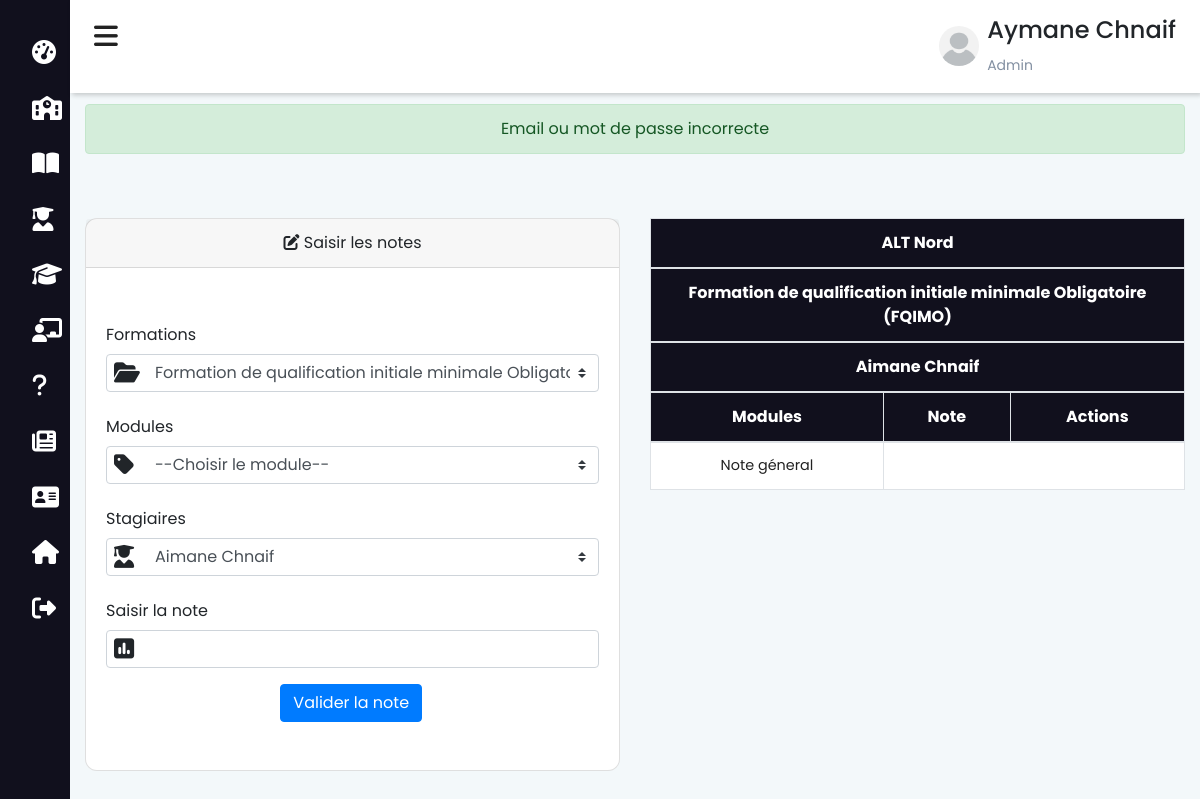
Page /admin/saisir-notes?id=138 (signed in) on the earlier database version.
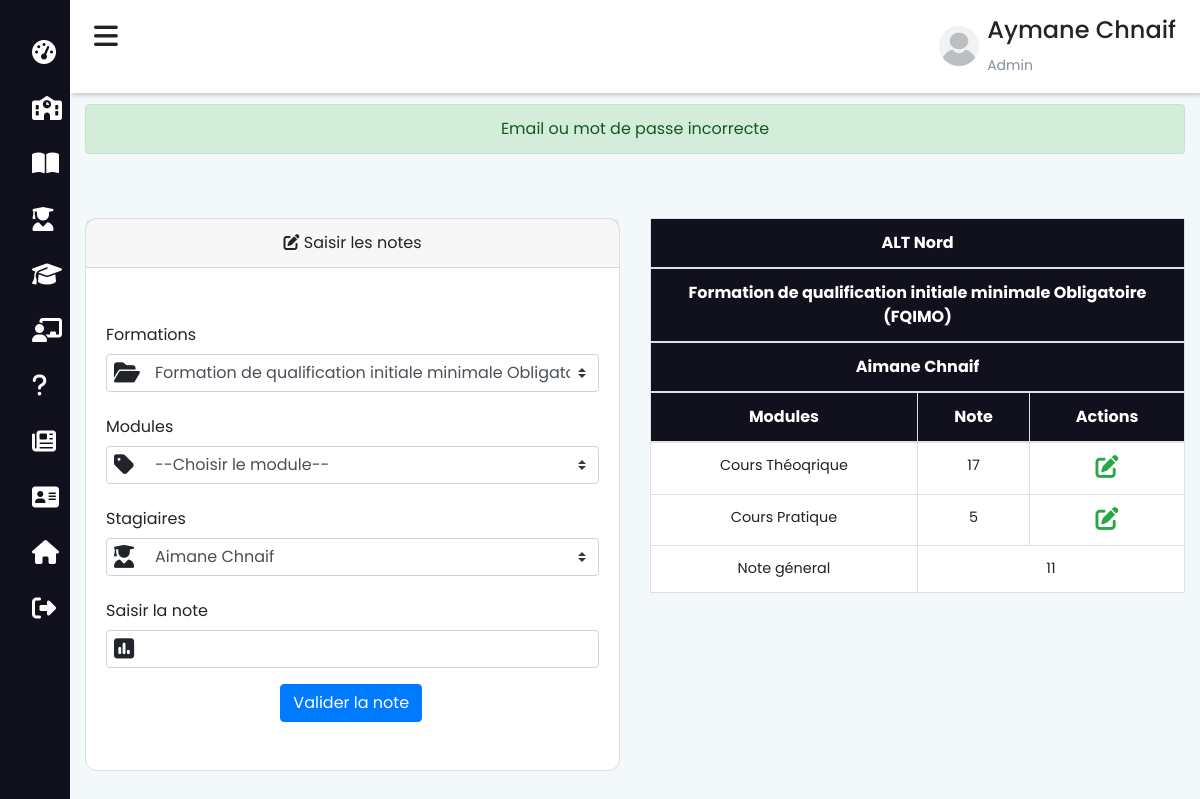
Same page on the later database version.
### tables this page shows
CREATE TABLE `note` (
  `not_id` int(11) NOT NULL,
  `not_formation` int(11) NOT NULL,
  `not_matiere` int(11) NOT NULL,
  `not_etudiant` int(11) NOT NULL,
  `not_note` float NOT NULL
);

CREATE TABLE `matiere` (
  `mat_id` int(11) NOT NULL,
  `mat_formation` int(11) NOT NULL,
  `mat_nom` varchar(200) NOT NULL,
  `mat_nom_arab` varchar(200) NOT NULL,
  `mat_duree` int(11) NOT NULL,
  `mat_prof` varchar(200) NOT NULL,
  `mat_prof_arab` varchar(200) NOT NULL
);

### functions/db.php (called while the page is built, shortened)
<?php
    class DBController{
        protected $host = "localhost";
        protected $user = "root";
        protected $password = "";
        protected $db = "ecole";
        public function __construct(){
            $this->conn = mysqli_connect($this->host, $this->user, $this->password, $this->db);
        }
    }
?>

### session.php (called while the page is built, shortened)
<?php
    require("functions/db.php");
    require("functions/etudiant.php");
    $db = new DBController();
    $data = new Etudiant($db);
?>

### functions/etudiant.php (called while the page is built, shortened)
<?php
    class Etudiant{
        public $db = null;
        public function __construct(DBController $db){
            $this->db = $db;
        }
        public function getEtudiantFormation(){
            $result = $this->db->conn->query("SELECT * FROM `formation` INNER JOIN `etudiant` ON for_id=etud_formation ORDER BY etud_prenom ASC");
            $resultArray = array();
            while ($item = mysqli_fetch_array($result, MYSQLI_ASSOC)){
                $resultArray[] = $item;
            }
            return $resultArray;
        }
        public function getNotes(){
            $id = $_GET['id'];
            $result = $this->db->conn->query("SELECT * FROM `note` INNER JOIN etudiant ON etud_id=not_etudiant WHERE etud_id=$id");
            $resultArray = array();
            while ($item = mysqli_fetch_array($result, MYSQLI_ASSOC)){
                $resultArray[] = $item;
            }
            return $resultArray;
        }
        public function getEtudiantMatiereFormation(){
            $result = $this->db->conn->query("SELECT * FROM `note` INNER JOIN `matiere` ON not_matiere=mat_id
                INNER JOIN `etudiant` ON not_etudiant=etud_id INNER JOIN `formation` ON not_formation=for_id");
            $resultArray = array();
            while ($item = mysqli_fetch_array($result, MYSQLI_ASSOC)){
                $resultArray[] = $item;
            }
            return $resultArray;
        }
        public function noteGenerale(){
            $result = $this->db->conn->query("SELECT *, AVG(not_note) AS 'notegenerale' FROM `note` INNER JOIN `etudiant`
                ON not_etudiant=etud_id GROUP BY not_etudiant");
            $resultArray = array();
            while ($item = mysqli_fetch_array($result, MYSQLI_ASSOC)){
                $resultArray[] = $item;
            }
            return $resultArray;
        }
    }
?>

### admin/saisir-notes.php (the view, shortened to what the changed rows need)
<?php include_once "../session.php"; ?>
<?php
$id = $_GET['id'];
$etudiants = $data->getEtudiantFormation();
foreach ($etudiants as $etudiant) {
    if ($etudiant['etud_id'] == $id) {
        $etud_nom = $etudiant['etud_nom'];
        $etud_prenom = $etudiant['etud_prenom'];
        $for_nom = $etudiant['for_nom'];
    }
}
?>
<!DOCTYPE html>
<html lang="fr">
<head>
    <?php
        include_once "../includes/header.php";
    ?>
</head>
<body>
    <div class="main-content">
        <header>
            <?php include 'admin.php' ?>
        </header>
        <div class="container mt-5 pt-5 pb-3">
            <div class="row">
                <?php
                $formations = $data->getEtudiantMatiereFormation();
                $notes = $data->noteGenerale();
                ?>
                <div class="col-md-6">
                    <table class="table table-bordered mt-5 bg-white">
                        <thead class="text-center text-white" style="background-color: #11101d;">
                            <tr>
                                <th scope="col" colspan="5">ALT Nord</th>
                            </tr>
                            <tr>
                                <th scop="col" colspan="5"><?php echo $for_nom ?></th>
                            </tr>
                            <tr>
                                <th scop="col" colspan="5">
                                    <?php echo $etud_prenom . " " . $etud_nom ?>
                                </th>
                            </tr>
                            <tr>
                                <th scope="col">Modules</th>
                                <th scope="col">Note</th>
                                <th scope="col">Actions</th>
                            </tr>
                        </thead>
                        <tbody class="text-center">
                            <?php
                            foreach ($formations as $formation) {
                                if ($formation['etud_id'] == $id) {
                            ?>
                                    <tr>
                                        <td><?php echo $formation['mat_nom'] ?></td>
                                        <td><?php echo $formation['not_note'] ?></td>
                                        <td>
                                            <a href="modifier-note?id=<?php echo $formation['not_id'] ?>" target="_blank">
                                                <i class="fas fa-edit text-success awesome-size"></i>
                                            </a>
                                        </td>
                                    </tr>
                            <?php
                                }
                            }
                            ?>
                            <tr>
                                <td>Note géneral</td>
                                <?php
                                foreach ($notes as $note) {
                                    if ($note['etud_id'] == $id) {
                                ?>
                                        <td colspan="2"><?php echo $note['notegenerale'] ?></td>
                                <?php
                                    }
                                }
                                ?>
                            </tr>
                        </tbody>
                    </table>
                </div>
            </div>
        </div>
    </div>
</body>
</html>

Differences in the rows shown:
added note: not_matiere.mat_nom "Cours Théoqrique", not_note "17", notegenerale "11"
added note: not_matiere.mat_nom "Cours Pratique", not_note "5", shown under "Aymane Chnaif"
